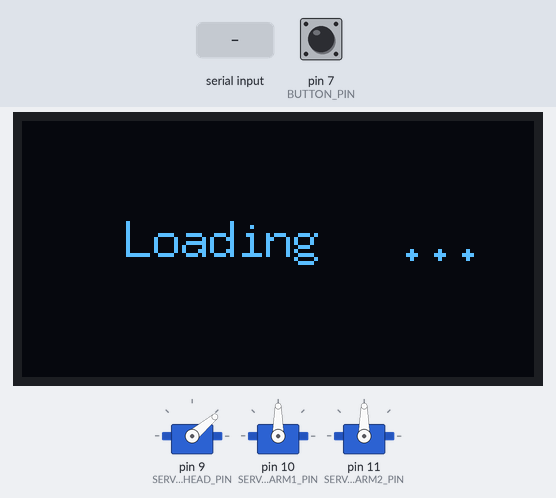
Bench run of a sketch on a simulated Arduino Uno, built with avr-gcc and run on an emulated ATmega328P. Parts: 3 × servo, 128×64 one-colour display. Inputs (shaded band) come from the test bench; at power-on: pin 7 (BUTTON_PIN) HIGH. Random numbers use the default seed unless the sketch sets one; what the sketch prints to the serial monitor is not drawn.

Above: at 1.7 s.
1.8 s: "happy\n" received over Serial
At 2.0 s:
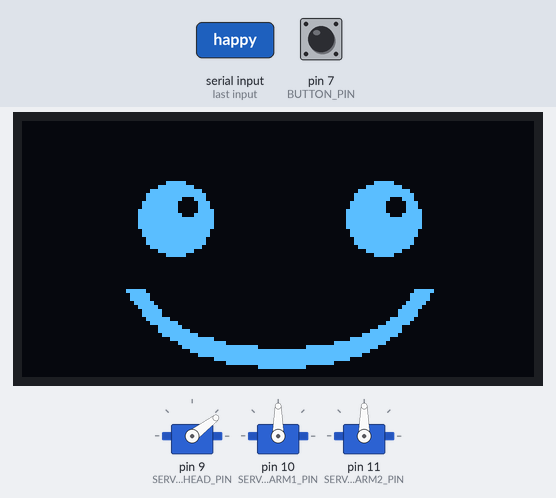
4.2 s: "calm\n" received over Serial
At 4.32 s:
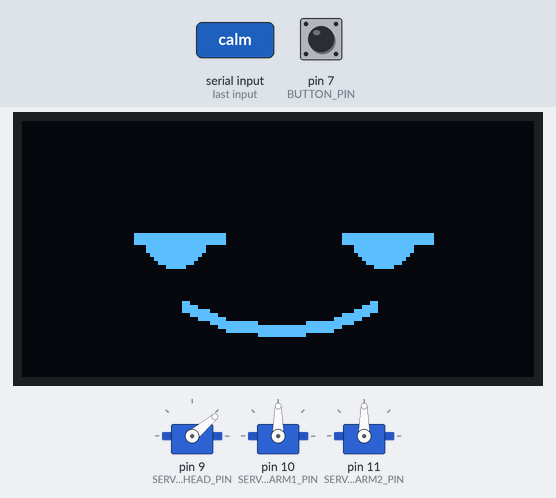
5.8 s: "LISTEN_ON\n" received over Serial
At 5.93 s:
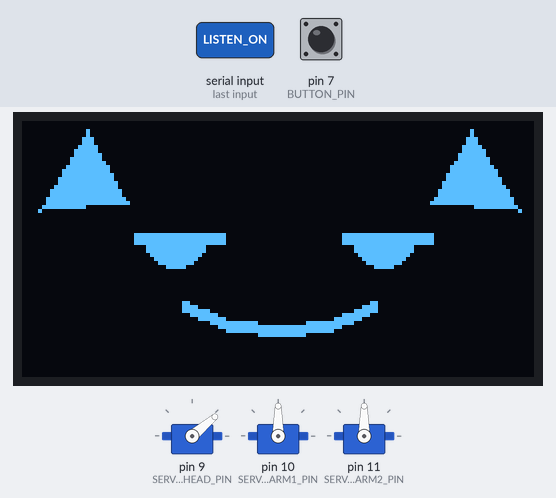
7.5 s: "excited\n" received over Serial
At 7.77 s:
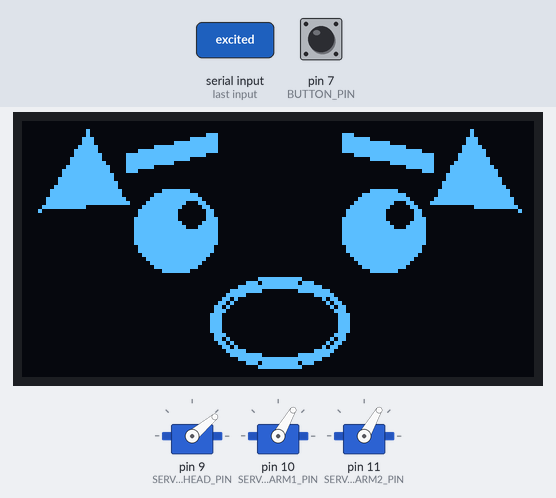
9.7 s: "READY\n" received over Serial
At 11.98 s:
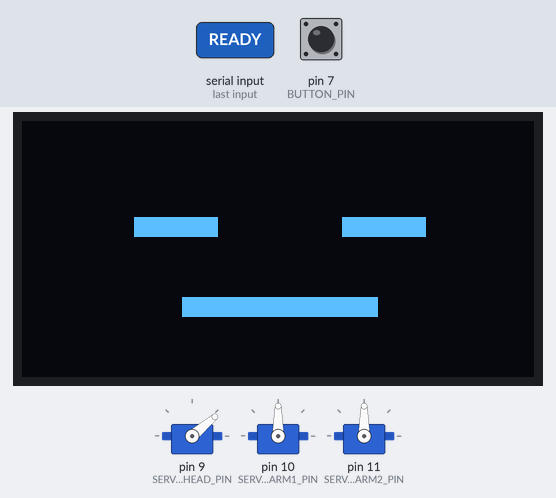
12.7 s: "LISTEN_ON\n" received over Serial
At 14.43 s:
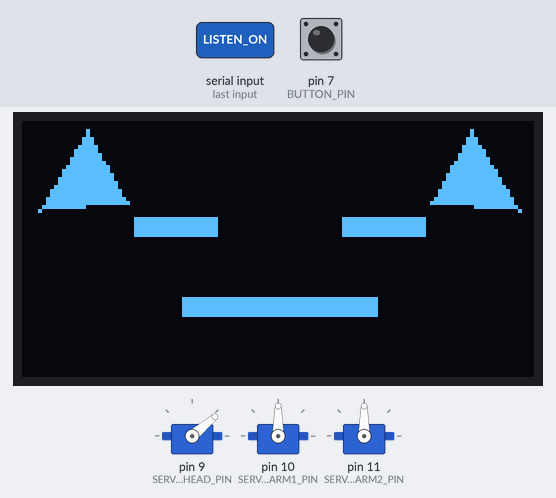
Timing chart, 0 to 15.9 s (numbered marks = the images above; inputs shaded):
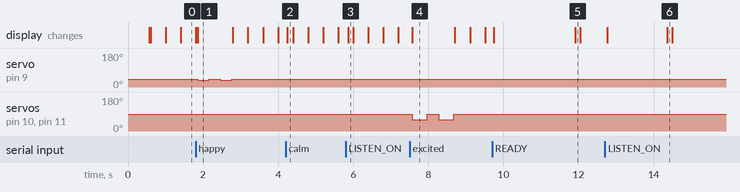

The sketch:

companion_robo_arduino.ino
```cpp
#include <Wire.h>
#include <U8g2lib.h>
#include <Servo.h>

#define BUTTON_PIN      7
#define SERVO_HEAD_PIN  9
#define SERVO_ARM1_PIN  10
#define SERVO_ARM2_PIN  11
#define HEAD_CENTER     40
#define HEAD_NOD_DOWN   37
#define ARM1_REST       90
#define ARM1_UP         60
#define ARM1_WAVE_A     100
#define ARM1_WAVE_B     160
#define ARM2_REST       90
#define ARM2_UP         60
#define ARM2_WAVE_A     100
#define ARM2_WAVE_B     160

// Standard pulse-width range used by the Servo library (µs).
// Most hobby servos (SG90 etc.) are happy with 544-2400.
// If your servo doesn't reach full physical range at 0/180,
// narrow this (e.g. 600-2400) rather than changing the angle
// constants above, so "40 degrees" always means the same thing.
#define SERVO_MIN_US 544
#define SERVO_MAX_US 2400

U8G2_SH1106_128X64_NONAME_F_HW_I2C oled(U8G2_R0, U8X8_PIN_NONE);

Servo headServo;
Servo arm1Servo;
Servo arm2Servo;

char buf[32];
char currentEmotion[12] = "neutral";

// ── ROBOT STATE ────────────────────────────────────────
enum RobotState { STATE_LOADING, STATE_ACTIVE };
RobotState robotState = STATE_LOADING;

bool isListening = false;
bool isSpeaking  = false;

// Mouth animation timing
unsigned long lastMouthToggle = 0;
bool mouthOpen = false;
const unsigned long MOUTH_TOGGLE_MS = 140;

// Safety auto-stop in case SPEAK_END is never received
unsigned long speakStartTime = 0;
const unsigned long MAX_SPEAK_DURATION_MS = 8000;

// Loading screen animation timing
unsigned long lastLoadingFrame = 0;
int loadingDots = 0;
const unsigned long LOADING_FRAME_MS = 400;

// ── SERVO ─────────────────────────────────────────────
// Thin wrapper so the rest of the code (doGesture, setup, etc.)
// doesn't need to change — it still just calls servoWrite(pin, angle).
void servoWrite(int pin, int degrees) {
  degrees = constrain(degrees, 0, 180);

  if (pin == SERVO_HEAD_PIN) {
    headServo.write(degrees);
  } else if (pin == SERVO_ARM1_PIN) {
    arm1Servo.write(degrees);
  } else if (pin == SERVO_ARM2_PIN) {
    arm2Servo.write(degrees);
  }
}

// ── THICK LINE HELPER ─────────────────────────────────
// U8g2 has no lineWidth — draw N parallel lines for thickness
void thickLine(int x0, int y0, int x1, int y1, int t) {
  for (int i = -(t/2); i <= t/2; i++) {
    // Offset perpendicular to line direction
    bool steep = abs(y1-y0) > abs(x1-x0);
    if (steep) {
      oled.drawLine(x0+i, y0, x1+i, y1);
    } else {
      oled.drawLine(x0, y0+i, x1, y1+i);
    }
  }
}

// Thick filled ellipse outline — draw concentric ellipses
void thickEllipse(int cx, int cy, int rx, int ry, int t) {
  for (int i = 0; i < t; i++) {
    oled.drawEllipse(cx, cy, rx+i, ry+i);
  }
}

// ── FACE DRAWING ──────────────────────────────────────
void drawFace(const char* emotion, bool blink) {
  oled.clearBuffer();

  if (strcmp(emotion, "happy") == 0) {

    // Eyes — big filled discs with shine
    if (!blink) {
      oled.drawDisc(38, 24, 9);
      oled.drawDisc(90, 24, 9);
      // Shine dot (black cutout)
      oled.setDrawColor(0);
      oled.drawDisc(41, 21, 2);
      oled.drawDisc(93, 21, 2);
      oled.setDrawColor(1);
    } else {
      thickLine(28, 24, 48, 24, 4);
      thickLine(80, 24, 100, 24, 4);
    }

    // Big bold smile
    thickLine(28, 42, 34, 50, 4);
    thickLine(34, 50, 42, 55, 4);
    thickLine(42, 55, 52, 58, 4);
    thickLine(52, 58, 64, 59, 4);
    thickLine(64, 59, 76, 58, 4);
    thickLine(76, 58, 86, 55, 4);
    thickLine(86, 55, 94, 50, 4);
    thickLine(94, 50, 100, 42, 4);

  } else if (strcmp(emotion, "excited") == 0) {

    // Bold raised eyebrows
    thickLine(26, 10, 48, 5, 4);
    thickLine(80, 5, 102, 10, 4);

    // Big eyes
    if (!blink) {
      oled.drawDisc(38, 27, 10);
      oled.drawDisc(90, 27, 10);
      oled.setDrawColor(0);
      oled.drawDisc(42, 23, 3);
      oled.drawDisc(94, 23, 3);
      oled.setDrawColor(1);
    } else {
      thickLine(27, 27, 49, 27, 4);
      thickLine(79, 27, 101, 27, 4);
    }

    // Open oval mouth — thick outline
    thickEllipse(64, 50, 15, 9, 3);

  } else if (strcmp(emotion, "calm") == 0) {

    // Half-closed eyes
    if (!blink) {
      oled.drawDisc(38, 28, 8);
      oled.drawDisc(90, 28, 8);
      // Black eyelid over top half
      oled.setDrawColor(0);
      oled.drawBox(28, 18, 22, 11);
      oled.drawBox(80, 18, 22, 11);
      oled.setDrawColor(1);
      // Redraw bottom eyelid line thick
      thickLine(28, 29, 50, 29, 3);
      thickLine(80, 29, 102, 29, 3);
    } else {
      thickLine(28, 28, 50, 28, 4);
      thickLine(80, 28, 102, 28, 4);
    }

    // Gentle slight smile
    thickLine(40, 46, 52, 51, 3);
    thickLine(52, 51, 64, 52, 3);
    thickLine(64, 52, 76, 51, 3);
    thickLine(76, 51, 88, 46, 3);

  } else if (strcmp(emotion, "concerned") == 0) {

    // Worried inward brows — thick and angled
    thickLine(26, 12, 50, 20, 4);
    thickLine(78, 20, 102, 12, 4);

    // Eyes
    if (!blink) {
      oled.drawDisc(38, 31, 8);
      oled.drawDisc(90, 31, 8);
      oled.setDrawColor(0);
      oled.drawDisc(41, 28, 2);
      oled.drawDisc(93, 28, 2);
      oled.setDrawColor(1);
    } else {
      thickLine(28, 31, 48, 31, 4);
      thickLine(80, 31, 100, 31, 4);
    }

    // Bold frown
    thickLine(28, 56, 34, 47, 4);
    thickLine(34, 47, 42, 41, 4);
    thickLine(42, 41, 52, 38, 4);
    thickLine(52, 38, 64, 37, 4);
    thickLine(64, 37, 76, 38, 4);
    thickLine(76, 38, 86, 41, 4);
    thickLine(86, 41, 94, 47, 4);
    thickLine(94, 47, 100, 56, 4);

  } else {
    // neutral
    if (!blink) {
      oled.drawDisc(38, 26, 8);
      oled.drawDisc(90, 26, 8);
      oled.setDrawColor(0);
      oled.drawDisc(41, 23, 2);
      oled.drawDisc(93, 23, 2);
      oled.setDrawColor(1);
    } else {
      thickLine(28, 26, 48, 26, 4);
      thickLine(80, 26, 100, 26, 4);
    }
    // Double thick flat mouth
    thickLine(40, 46, 88, 46, 4);
  }

  // ── OVERLAYS: listening ears / speaking mouth ────────
  // Drawn on top of whichever emotion face was just rendered.
  if (isListening) {
    drawEars();
  }

  if (isSpeaking) {
    drawTalkingMouth();
  }

  oled.sendBuffer();
}

// ── LOADING SCREEN ─────────────────────────────────────
void drawLoadingScreen() {
  oled.clearBuffer();
  oled.setFont(u8g2_font_7x13_tf);
  oled.drawStr(26, 34, "Loading");

  char dots[4] = "   ";
  for (int i = 0; i < loadingDots; i++) dots[i] = '.';
  dots[3] = '\0';
  oled.drawStr(94, 34, dots);

  oled.sendBuffer();
}

void updateLoadingScreen() {
  unsigned long now = millis();
  if (now - lastLoadingFrame > LOADING_FRAME_MS) {
    lastLoadingFrame = now;
    loadingDots = (loadingDots + 1) % 4;
    drawLoadingScreen();
  }
}

// ── LISTENING EARS ─────────────────────────────────────
// Simple pointed "ear" shapes above each side of the face.
void drawEars() {
  // Left ear
  oled.drawTriangle(4, 22, 16, 2, 26, 20);
  // Right ear
  oled.drawTriangle(124, 22, 112, 2, 102, 20);
}

// ── TALKING MOUTH ──────────────────────────────────────
// Overrides whatever static mouth the current emotion drew,
// alternating open/closed to look like speech.
void drawTalkingMouth() {
  // Clear the mouth region first (sits below eye-level for all emotions)
  oled.setDrawColor(0);
  oled.drawBox(25, 39, 80, 23);
  oled.setDrawColor(1);

  if (mouthOpen) {
    oled.drawFilledEllipse(64, 50, 14, 9);
  } else {
    thickLine(40, 48, 88, 48, 4);
  }
}

void updateMouthAnimation() {
  if (!isSpeaking) return;

  unsigned long now = millis();

  // Safety auto-stop if SPEAK_END never arrives
  if (now - speakStartTime > MAX_SPEAK_DURATION_MS) {
    isSpeaking = false;
    drawFace(currentEmotion, false);
    return;
  }

  if (now - lastMouthToggle > MOUTH_TOGGLE_MS) {
    lastMouthToggle = now;
    mouthOpen = !mouthOpen;
    drawFace(currentEmotion, false);
  }
}

// ── BLINK ─────────────────────────────────────────────
unsigned long nextBlink = 0;
unsigned long blinkAt   = 0;
bool eyesOpen = true;

void updateBlink() {
  unsigned long now = millis();
  if (eyesOpen && now >= nextBlink) {
    eyesOpen = false;
    blinkAt  = now;
    drawFace(currentEmotion, true);
  } else if (!eyesOpen && now - blinkAt > 130) {
    eyesOpen = true;
    nextBlink = now + 2000 + random(2500);
    drawFace(currentEmotion, false);
  }
}

// ── SETUP ─────────────────────────────────────────────
void setup() {
  Serial.begin(9600);
  delay(500);

  // Attach servos with an explicit pulse-width range so the
  // angle-to-pulse mapping is fixed and known (instead of
  // depending on whatever the manual bit-bang loop happened to do).
  headServo.attach(SERVO_HEAD_PIN, SERVO_MIN_US, SERVO_MAX_US);
  arm1Servo.attach(SERVO_ARM1_PIN, SERVO_MIN_US, SERVO_MAX_US);
  arm2Servo.attach(SERVO_ARM2_PIN, SERVO_MIN_US, SERVO_MAX_US);

  pinMode(BUTTON_PIN, INPUT_PULLUP);

  servoWrite(SERVO_HEAD_PIN, HEAD_CENTER);
  servoWrite(SERVO_ARM1_PIN, ARM1_REST);
  servoWrite(SERVO_ARM2_PIN, ARM2_REST);

  Wire.begin();
  oled.begin();
  randomSeed(analogRead(0));
  nextBlink = 2500 + random(2000);

  strcpy(currentEmotion, "neutral");

  // Boot straight into the loading screen — Python sends
  // "READY" once the model has finished loading.
  robotState = STATE_LOADING;
  drawLoadingScreen();

  Serial.println("ARDUINO_READY");
}

// ── LOOP ──────────────────────────────────────────────
void loop() {

  if (robotState == STATE_LOADING) {
    updateLoadingScreen();
  } else {
    if (isSpeaking) {
      updateMouthAnimation();
    } else {
      updateBlink();
    }

    if (digitalRead(BUTTON_PIN) == LOW) {
      Serial.println("BUTTON PRESSED");
      delay(300);
    }
  }

  if (Serial.available()) {
    memset(buf, 0, sizeof(buf));
    int len = Serial.readBytesUntil('\n', buf, sizeof(buf) - 1);
    if (len > 0 && buf[len-1] == '\r') { buf[len-1] = '\0'; len--; }
    if (len == 0) return;

    Serial.print("GOT: "); Serial.println(buf);

    if (strcmp(buf, "LOADING") == 0) {
      robotState = STATE_LOADING;
      loadingDots = 0;
      drawLoadingScreen();
    }
    else if (strcmp(buf, "READY") == 0) {
      robotState = STATE_ACTIVE;
      isListening = false;
      isSpeaking  = false;
      setEmotion("neutral");
    }
    else if (strcmp(buf, "LISTEN_ON") == 0) {
      isListening = true;
      drawFace(currentEmotion, false);
    }
    else if (strcmp(buf, "LISTEN_OFF") == 0) {
      isListening = false;
      drawFace(currentEmotion, false);
    }
    else if (strcmp(buf, "SPEAK_START") == 0) {
      isSpeaking = true;
      mouthOpen = false;
      lastMouthToggle = millis();
      speakStartTime  = millis();
      drawFace(currentEmotion, false);
    }
    else if (strcmp(buf, "SPEAK_END") == 0) {
      isSpeaking = false;
      drawFace(currentEmotion, false);
    }
    else if (strcmp(buf, "happy") == 0)     { setEmotion("happy");     doGesture("nod");   }
    else if (strcmp(buf, "excited") == 0)   { setEmotion("excited");   doGesture("cheer"); }
    else if (strcmp(buf, "calm") == 0)      { setEmotion("calm");      doGesture("idle");  }
    else if (strcmp(buf, "neutral") == 0)   { setEmotion("neutral");   doGesture("idle");  }
    else if (strcmp(buf, "concerned") == 0) { setEmotion("concerned"); doGesture("nod");   }
    else if (strncmp(buf, "GESTURE:", 8) == 0) { doGesture(buf + 8); }
    else if (strncmp(buf, "SPEAK:", 6) == 0)   {
      // Backward-compatible: still works even without SPEAK_START/SPEAK_END,
      // auto-stops via MAX_SPEAK_DURATION_MS if no explicit end arrives.
      setEmotion("happy");
      isSpeaking = true;
      mouthOpen = false;
      lastMouthToggle = millis();
      speakStartTime  = millis();
    }
    else if (strcmp(buf, "test") == 0)      { runHardwareTest(); }
    else if (strcmp(buf, "END") == 0)       {
      returnToRest();
      isListening = false;
      isSpeaking  = false;
      setEmotion("neutral");
    }
    else { Serial.print("UNKNOWN: "); Serial.println(buf); }
  }
}

void setEmotion(const char* emotion) {
  strncpy(currentEmotion, emotion, 11);
  currentEmotion[11] = '\0';
  eyesOpen = true;
  nextBlink = millis() + 2000 + random(2000);
  drawFace(currentEmotion, false);
  Serial.print("FACE: "); Serial.println(currentEmotion);
}

void doGesture(const char* gesture) {
  Serial.print("GESTURE: "); Serial.println(gesture);

  if (strcmp(gesture, "nod") == 0) {
    servoWrite(SERVO_HEAD_PIN, HEAD_NOD_DOWN); delay(300);
    servoWrite(SERVO_HEAD_PIN, HEAD_CENTER);   delay(300);
    servoWrite(SERVO_HEAD_PIN, HEAD_NOD_DOWN); delay(300);
    servoWrite(SERVO_HEAD_PIN, HEAD_CENTER);

  } else if (strcmp(gesture, "wave") == 0) {
    servoWrite(SERVO_ARM2_PIN, ARM2_WAVE_A); delay(300);
    servoWrite(SERVO_ARM2_PIN, ARM2_WAVE_B); delay(300);
    servoWrite(SERVO_ARM2_PIN, ARM2_WAVE_A); delay(300);
    servoWrite(SERVO_ARM2_PIN, ARM2_WAVE_B); delay(300);
    servoWrite(SERVO_ARM2_PIN, ARM2_REST);

  } else if (strcmp(gesture, "shake") == 0) {
    servoWrite(SERVO_ARM1_PIN, ARM1_WAVE_A);
    servoWrite(SERVO_ARM2_PIN, ARM2_WAVE_B); delay(300);
    servoWrite(SERVO_ARM1_PIN, ARM1_WAVE_B);
    servoWrite(SERVO_ARM2_PIN, ARM2_WAVE_A); delay(300);
    servoWrite(SERVO_ARM1_PIN, ARM1_WAVE_A);
    servoWrite(SERVO_ARM2_PIN, ARM2_WAVE_B); delay(300);
    servoWrite(SERVO_ARM1_PIN, ARM1_REST);
    servoWrite(SERVO_ARM2_PIN, ARM2_REST);

  } else if (strcmp(gesture, "cheer") == 0) {
    servoWrite(SERVO_ARM1_PIN, ARM1_UP);
    servoWrite(SERVO_ARM2_PIN, ARM2_UP);   delay(400);
    servoWrite(SERVO_ARM1_PIN, ARM1_REST);
    servoWrite(SERVO_ARM2_PIN, ARM2_REST); delay(300);
    servoWrite(SERVO_ARM1_PIN, ARM1_UP);
    servoWrite(SERVO_ARM2_PIN, ARM2_UP);   delay(400);
    servoWrite(SERVO_ARM1_PIN, ARM1_REST);
    servoWrite(SERVO_ARM2_PIN, ARM2_REST);

  } else if (strcmp(gesture, "point") == 0) {
    servoWrite(SERVO_ARM1_PIN, ARM1_UP);   delay(300);
    servoWrite(SERVO_ARM1_PIN, ARM1_REST);

  } else {
    returnToRest();
  }
}

void returnToRest() {
  servoWrite(SERVO_HEAD_PIN, HEAD_CENTER);
  servoWrite(SERVO_ARM1_PIN, ARM1_REST);
  servoWrite(SERVO_ARM2_PIN, ARM2_REST);
  Serial.println("REST");
}

void runHardwareTest() {
  Serial.println("TEST: starting...");
  const char* emos[] = {"happy","excited","calm","concerned","neutral"};
  for (int i = 0; i < 5; i++) {
    setEmotion(emos[i]);
    for (int b = 0; b < 2; b++) {
      delay(700);
      drawFace(currentEmotion, true);  delay(130);
      drawFace(currentEmotion, false);
    }
  }
  const char* gestures[] = {"nod","wave","shake","cheer","point"};
  for (int i = 0; i < 5; i++) {
    Serial.print("Testing: "); Serial.println(gestures[i]);
    doGesture(gestures[i]); delay(300);
  }
  returnToRest();
  setEmotion("neutral");
  Serial.println("TEST: complete");
}
```

Measured:
- after the input at 1.8 s, servo on pin 9 (SERVO_HEAD_PIN): alternates 40° for 0.30 s and 37° for 0.30 s, 4 changes in all, then stays 40°, starting after 0.06 s
- after the input at 7.5 s, servo on pin 10 (SERVO_ARM1_PIN), servo on pin 11 (SERVO_ARM2_PIN): alternates 90° for 0.30 s and 60° for 0.40 s, 4 changes in all, then stays 90°, starting after 0.07 s
- what the display in image 1 shows lasts 0.9 s, from 1.9 s to 2.8 s
- what the display in image 4 shows lasts 1.1 s, from 7.6 s to 8.7 s
